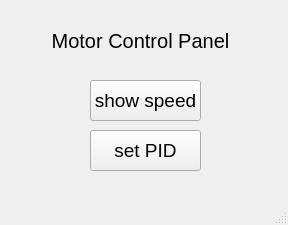
<?xml version="1.0" encoding="UTF-8"?>
<ui version="4.0">
 <class>MainWindow</class>
 <widget class="QMainWindow" name="MainWindow">
  <property name="geometry">
   <rect>
    <x>0</x>
    <y>0</y>
    <width>288</width>
    <height>225</height>
   </rect>
  </property>
  <property name="windowTitle">
   <string>MainWindow</string>
  </property>
  <widget class="QWidget" name="centralwidget">
   <widget class="QPushButton" name="set_pid">
    <property name="geometry">
     <rect>
      <x>90</x>
      <y>130</y>
      <width>111</width>
      <height>41</height>
     </rect>
    </property>
    <property name="font">
     <font>
      <pointsize>14</pointsize>
     </font>
    </property>
    <property name="text">
     <string>set PID</string>
    </property>
   </widget>
   <widget class="QPushButton" name="show_speed">
    <property name="geometry">
     <rect>
      <x>90</x>
      <y>80</y>
      <width>111</width>
      <height>41</height>
     </rect>
    </property>
    <property name="font">
     <font>
      <pointsize>14</pointsize>
     </font>
    </property>
    <property name="text">
     <string>show speed</string>
    </property>
   </widget>
   <widget class="QLabel" name="label">
    <property name="geometry">
     <rect>
      <x>30</x>
      <y>20</y>
      <width>221</width>
      <height>41</height>
     </rect>
    </property>
    <property name="font">
     <font>
      <pointsize>15</pointsize>
     </font>
    </property>
    <property name="text">
     <string>Motor Control Panel</string>
    </property>
    <property name="alignment">
     <set>Qt::AlignCenter</set>
    </property>
   </widget>
  </widget>
  <widget class="QMenuBar" name="menubar">
   <property name="geometry">
    <rect>
     <x>0</x>
     <y>0</y>
     <width>288</width>
     <height>24</height>
    </rect>
   </property>
  </widget>
  <widget class="QStatusBar" name="statusbar"/>
 </widget>
 <resources/>
 <connections/>
</ui>
